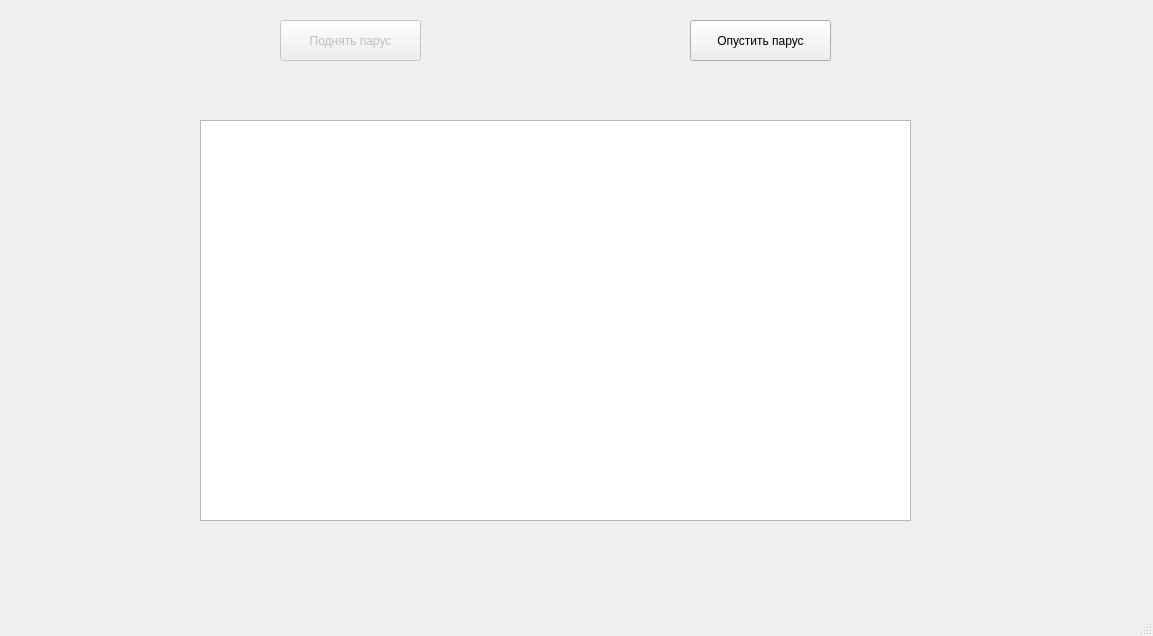
<?xml version="1.0" encoding="UTF-8"?>
<ui version="4.0">
 <class>MainWindow</class>
 <widget class="QMainWindow" name="MainWindow">
  <property name="geometry">
   <rect>
    <x>0</x>
    <y>0</y>
    <width>1153</width>
    <height>636</height>
   </rect>
  </property>
  <property name="windowTitle">
   <string>Task1</string>
  </property>
  <widget class="QWidget" name="centralwidget">
   <widget class="QPushButton" name="Sail_up">
    <property name="enabled">
     <bool>false</bool>
    </property>
    <property name="geometry">
     <rect>
      <x>280</x>
      <y>20</y>
      <width>141</width>
      <height>41</height>
     </rect>
    </property>
    <property name="text">
     <string>Поднять парус</string>
    </property>
   </widget>
   <widget class="QPushButton" name="Sail_down">
    <property name="geometry">
     <rect>
      <x>690</x>
      <y>20</y>
      <width>141</width>
      <height>41</height>
     </rect>
    </property>
    <property name="text">
     <string>Опустить парус</string>
    </property>
   </widget>
   <widget class="QGraphicsView" name="graphicsView">
    <property name="geometry">
     <rect>
      <x>200</x>
      <y>120</y>
      <width>711</width>
      <height>401</height>
     </rect>
    </property>
   </widget>
  </widget>
  <widget class="QStatusBar" name="statusbar"/>
 </widget>
 <resources/>
 <connections/>
</ui>
